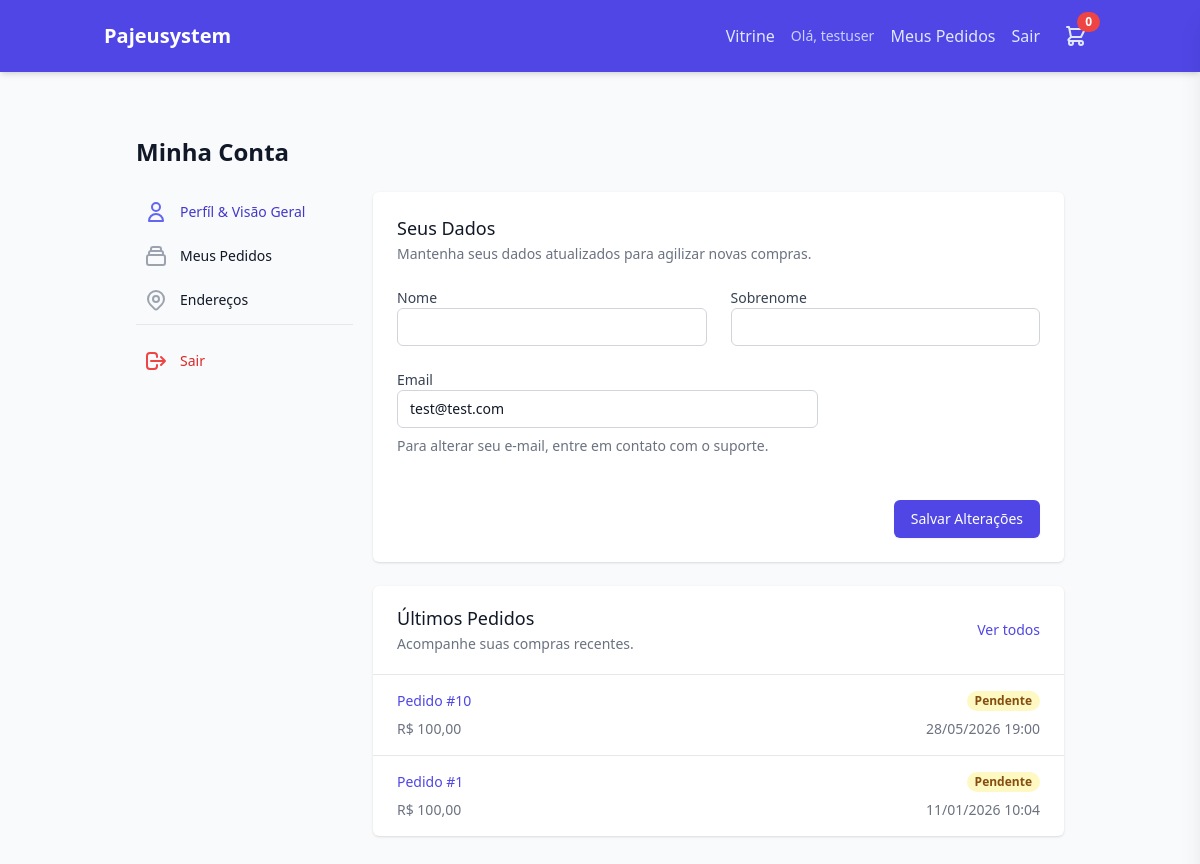
/account/ (signed in), run on the app's committed database.
### core/models.py (models this page shows, shortened)
class TenantAwareModel(models.Model):
    store = models.ForeignKey(
        Store,
        on_delete=models.CASCADE,
        related_name="%(class)s_related"
    )
    objects = TenantManager()
    class Meta:
        abstract = True

class Order(TenantAwareModel):
    class Status(models.TextChoices):
        OPEN = 'OPEN', 'Comanda Aberta'
        PENDING = 'PENDING', 'Pendente'
        CONFIRMED = 'CONFIRMED', 'Confirmado'
        PREPARING = 'PREPARING', 'Preparando'
        DELIVERING = 'DELIVERING', 'Em trânsito'
        COMPLETED = 'COMPLETED', 'Concluído'
        CANCELED = 'CANCELED', 'Cancelado'
    class PaymentMethod(models.TextChoices):
        ONLINE = 'online', 'Online (MP)'
        CASH = 'cash', 'Dinheiro'
        CARD = 'card', 'Cartão na Maquininha'
    class CardType(models.TextChoices):
        CREDIT = 'credit', 'Crédito'
        DEBIT = 'debit', 'Débito'
    user = models.ForeignKey('auth.User', on_delete=models.SET_NULL, null=True, blank=True)
    customer_name = models.CharField(max_length=255)
    customer_phone = models.CharField(max_length=20)
    customer_email = models.CharField(max_length=254, blank=True, default='')
    delivery_address = models.TextField()
    status = models.CharField(
        max_length=20,
        choices=Status.choices,
        default=Status.PENDING
    )
    total_amount = models.DecimalField(max_digits=10, decimal_places=2, default=Decimal('0.00'))
    delivery_fee = models.DecimalField(max_digits=10, decimal_places=2, default=Decimal('0.00'))
    payment_method = models.CharField(
        max_length=10,
        choices=PaymentMethod.choices,
        default=PaymentMethod.ONLINE,
    )
    change_amount = models.DecimalField(
        max_digits=10, decimal_places=2,
        null=True, blank=True,
        help_text='Troco solicitado quando payment_method=cash. None = sem troco.',
    )
    card_type = models.CharField(
        max_length=10,
        choices=CardType.choices,
        blank=True, default='',
        help_text='Tipo de cartão quando payment_method=card.',
    )
    mp_payment_id = models.CharField(
        max_length=64,
        null=True,
        blank=True,
        unique=True,
        db_index=True,
    )
    mp_preference_id = models.CharField(max_length=255, blank=True, default='', db_index=True)
    table_label = models.CharField(max_length=100, blank=True, default='')
    created_at = models.DateTimeField(auto_now_add=True)

### core/views.py (the view)
# urls.py: path('account/', views.account_dashboard, name='account_dashboard'),
@login_required
def account_dashboard(request):
    addresses = Address.objects.filter(user=request.user)
    last_orders = Order.objects.filter(user=request.user).order_by('-created_at')[:3]
    if request.method == 'POST':
        from .forms import UserProfileForm
        form = UserProfileForm(request.POST, instance=request.user)
        if form.is_valid():
            form.save()
            return redirect('account_dashboard')
    else:
        from .forms import UserProfileForm
        form = UserProfileForm(instance=request.user)
    return render(request, 'core/account/dashboard.html', {
        'form': form,
        'addresses': addresses,
        'last_orders': last_orders
    })

### core/cart.py (called while the page is built)
    @property
    def total_items(self):
        return sum(item['quantity'] for item in self.cart.values())

    def get_total_price(self):
        return sum(Decimal(item['price']) * item['quantity'] for item in self.cart.values())

### core/context_processors.py (called while the page is built)
def theme_preference(request):
    user = getattr(request, 'user', None)
    if user is None or not user.is_authenticated:
        return {'theme_pref': 'system'}
    settings_obj = getattr(user, 'settings', None)
    theme = getattr(settings_obj, 'theme', None) if settings_obj else None
    return {'theme_pref': theme or 'system'}

### core/models.py (called while the page is built)
    def get_queryset(self):
        tenant = get_current_tenant()
        if tenant:
            return super().get_queryset().filter(store=tenant)
        return super().get_queryset()

### core/utils.py (called while the page is built)
def get_current_tenant():
    return _tenant_context.get()

def set_current_tenant(tenant):
    token = _tenant_context.set(tenant)
    return token

def reset_current_tenant(token):
    _tenant_context.reset(token)

### templates/core/account/dashboard.html (shortened to what this page needs)
{% extends 'core/account/base_account.html' %}
{% block account_content %}
<div class="shadow sm:rounded-md sm:overflow-hidden bg-white dark:bg-gray-800">
    <div class="px-4 py-5 sm:p-6">
        <h3 class="text-lg leading-6 font-medium text-gray-900 dark:text-gray-100">Seus Dados</h3>
        <p class="mt-1 text-sm text-gray-500 dark:text-gray-400">Mantenha seus dados atualizados para agilizar novas compras.</p>
        <form action="." method="POST" class="mt-6 space-y-6">
            <div class="grid grid-cols-6 gap-6">
                <div class="col-span-6 sm:col-span-3">
                    <label for="{{ form.first_name.id_for_label }}"
                        class="block text-sm font-medium text-gray-700 dark:text-gray-300">Nome</label>
                    {{ form.first_name }}
                </div>
                <div class="col-span-6 sm:col-span-3">
                    <label for="{{ form.last_name.id_for_label }}"
                        class="block text-sm font-medium text-gray-700 dark:text-gray-300">Sobrenome</label>
                    {{ form.last_name }}
                </div>
                <div class="col-span-6 sm:col-span-4">
                    <label for="{{ form.email.id_for_label }}"
                        class="block text-sm font-medium text-gray-700 dark:text-gray-300">Email</label>
                    {{ form.email }}
                    {% if form.email.help_text %}
                    <p class="mt-2 text-sm text-gray-500">{{ form.email.help_text }}</p>
                    {% endif %}
                </div>
            </div>
            <div class="pt-5">
                <div class="flex justify-end">
                    <button type="submit"
                        class="bg-indigo-600 border border-transparent rounded-md shadow-sm py-2 px-4 inline-flex justify-center text-sm font-medium text-white hover:bg-indigo-700 focus:outline-none focus:ring-2 focus:ring-offset-2 focus:ring-indigo-500">
                        Salvar Alterações
                    </button>
                </div>
            </div>
        </form>
    </div>
</div>
<div class="mt-8 bg-white dark:bg-gray-800 shadow overflow-hidden sm:rounded-md">
    <div class="px-4 py-5 sm:px-6 flex justify-between items-center">
        <div>
            <h3 class="text-lg leading-6 font-medium text-gray-900 dark:text-gray-100">Últimos Pedidos</h3>
            <p class="mt-1 text-sm text-gray-500 dark:text-gray-400">Acompanhe suas compras recentes.</p>
        </div>
        <a href="{% url 'account_orders' %}" class="text-sm font-medium text-indigo-600 dark:text-indigo-400 hover:text-indigo-500 dark:hover:text-indigo-300">Ver
            todos</a>
    </div>
    <div class="border-t border-gray-200 dark:border-gray-700">
        <ul class="divide-y divide-gray-200 dark:divide-gray-700">
            {% for order in last_orders %}
            <li>
                <div class="px-4 py-4 sm:px-6">
                    <div class="flex items-center justify-between">
                        <p class="text-sm font-medium text-indigo-600 dark:text-indigo-400 truncate">
                            Pedido #{{ order.id }}
                        </p>
                        <div class="ml-2 flex-shrink-0 flex">
                            <span
                                class="px-2 inline-flex text-xs leading-5 font-semibold rounded-full
                            {% if order.status == 'COMPLETED' %}bg-green-100 text-green-800 dark:bg-green-900/40 dark:text-green-300{% elif order.status == 'PENDING' %}bg-yellow-100 text-yellow-800 dark:bg-yellow-900/40 dark:text-yellow-300{% elif order.status == 'CANCELED' %}bg-red-100 text-red-800 dark:bg-red-900/40 dark:text-red-300{% else %}bg-blue-100 text-blue-800 dark:bg-blue-900/40 dark:text-blue-300{% endif %}">
                                {{ order.get_status_display }}
                            </span>
                        </div>
                    </div>
                    <div class="mt-2 sm:flex sm:justify-between">
                        <div class="sm:flex">
                            <p class="flex items-center text-sm text-gray-500 dark:text-gray-400">
                                R$ {{ order.total_amount }}
                            </p>
                        </div>
                        <div class="mt-2 flex items-center text-sm text-gray-500 dark:text-gray-400 sm:mt-0">
                            <p>
                                {{ order.created_at|date:"d/m/Y H:i" }}
                            </p>
                        </div>
                    </div>
                </div>
            </li>
            {% empty %}
            <li class="px-4 py-4 sm:px-6 text-sm text-gray-500 dark:text-gray-400 text-center">Nenhum pedido recente.</li>
            {% endfor %}
        </ul>
    </div>
</div>
{% endblock %}

### templates/base.html (shortened to what this page needs)
<!DOCTYPE html>
<html lang="pt-br" class="dark">
<head>
    <script src="https://cdn.tailwindcss.com"></script>
</head>
<body class="bg-gray-50 text-gray-900 dark:bg-gray-900 dark:text-gray-100 font-sans transition-colors" hx-headers='{"X-CSRFToken": "{{ csrf_token }}"}'>
    <header class="bg-indigo-600 dark:bg-indigo-800 text-white shadow-md">
        <div class="container mx-auto px-4 py-4 flex justify-between items-center">
            <div class="flex items-center">
                <a href="/" class="flex items-center gap-3">
                    {% if request.tenant.logo %}
                    <img src="{{ request.tenant.logo.url }}" alt="{{ request.tenant.name }}"
                        class="h-10 w-auto rounded">
                    {% else %}
                    <span class="text-xl font-bold">{{ request.tenant.name|default:"Pajeusystem" }}</span>
                    {% endif %}
                </a>
            </div>
            <nav class="flex items-center gap-4">
                {% if request.user_can_manage %}
                <span class="text-sm text-indigo-200">Olá, {{ user.username }} (Gestor)</span>
                <a href="{% url 'dashboard' %}" class="text-indigo-100 hover:text-white font-medium">Painel</a>
                <a href="{% url 'manager_orders' %}" class="text-indigo-100 hover:text-white font-medium">Pedidos</a>
                <a href="{% url 'comanda_list' %}" class="text-indigo-100 hover:text-white font-medium">Comandas</a>
                <a href="{% url 'manager_products' %}" class="text-indigo-100 hover:text-white font-medium">Catálogo</a>
                <a href="{% url 'manager_settings' %}" class="text-indigo-100 hover:text-white font-medium">Configurações</a>
                <a href="/" class="text-indigo-100 hover:text-white font-medium">Ver Vitrine</a>
                <form action="{% url 'logout' %}" method="post" class="inline">
                    {% csrf_token %}
                    <button type="submit" class="text-indigo-100 hover:text-white font-medium">Sair</button>
                </form>
                {% else %}
                <a href="/catalog/" class="text-indigo-100 hover:text-white font-medium">Vitrine</a>
                {% if user.is_authenticated %}
                <span class="text-sm text-indigo-200">Olá, {{ user.username }}</span>
                <a href="{% url 'account_orders' %}" class="text-indigo-100 hover:text-white font-medium">Meus Pedidos</a>
                <form action="{% url 'logout' %}" method="post" class="inline">
                    <button type="submit" class="text-indigo-100 hover:text-white font-medium">Sair</button>
                </form>
                {% else %}
                <a href="{% url 'login' %}" class="text-indigo-100 hover:text-white font-medium">Entrar</a>
                <a href="{% url 'signup' %}"
                    class="bg-indigo-500 hover:bg-indigo-700 text-white px-3 py-1.5 rounded transition">Cadastrar</a>
                {% endif %}
                <button class="relative p-2 text-indigo-100 hover:text-white" hx-get="{% url 'cart_detail' %}"
                    hx-target="#cart-drawer-content" _="on click remove .translate-x-full from #cart-drawer">
                    <svg class="w-6 h-6" fill="none" stroke="currentColor" viewBox="0 0 24 24">
                        <path stroke-linecap="round" stroke-linejoin="round" stroke-width="2"
                            d="M3 3h2l.4 2M7 13h10l4-8H5.4M7 13L5.4 5M7 13l-2.293 2.293c-.63.63-.184 1.707.707 1.707H17m0 0a2 2 0 100 4 2 2 0 000-4zm-8 2a2 2 0 11-4 0 2 2 0 014 0z">
                        </path>
                    </svg>
                    <span id="cart-count"
                        class="bg-red-500 text-white text-xs font-bold px-2 py-0.5 rounded-full absolute -top-1 -right-1">
                        {{ cart.total_items }}
                    </span>
                </button>
                {% endif %}
            </nav>
        </div>
    </header>
    <main class="container mx-auto px-4 py-8">
        {% block content %}
        {% endblock %}
    </main>
</body>
</html>

### data on the page
Order: id "10", status "Pendente", total_amount "100,00", created_at "28/05/2026 19:00"
Order: id "1", status "Pendente", total_amount "100,00", created_at "11/01/2026 10:04"

### other printed values
{{ request.tenant.name|default:"Pajeusystem" }} "Pajeusystem"
{{ user.username }} "testuser"
{{ cart.total_items }} "0"
